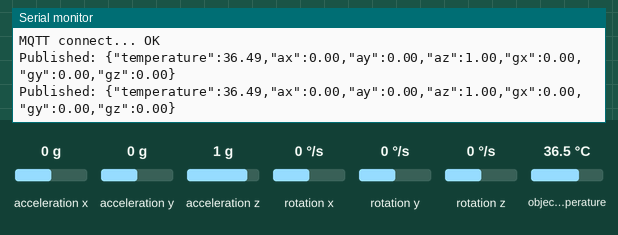
Recording of a sketch running on a simulated ESP32. On the bench: the last lines printed to the serial monitor. Inputs (shaded band) come from the test bench; at power-on: acceleration x 0 g, acceleration y 0 g, acceleration z 1 g, rotation x 0 °/s, rotation y 0 °/s, rotation z 0 °/s, object temperature 36.5 °C. WiFi joins after 1.5 s; servers stay silent unless stated; no MQTT or app messages arrive unless stated.

Above: at 5.0 s.
5.1 s: acceleration x set to -1.4 g
At 6.4 s:
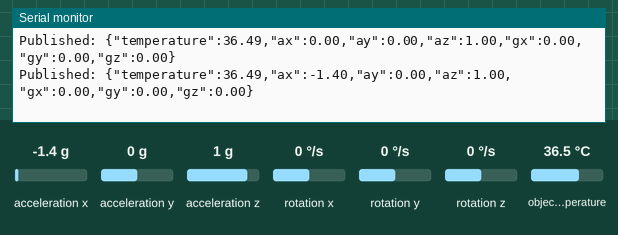
6.6 s: acceleration y set to -1.4 g
At 7.7 s:
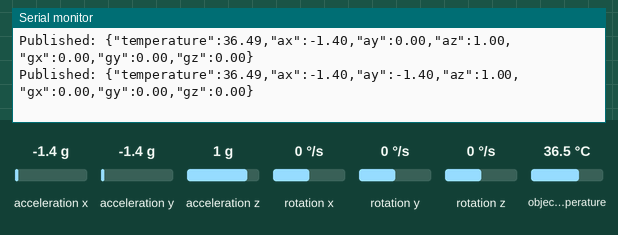
8.1 s: acceleration z set to -1.4 g
At 9.4 s:
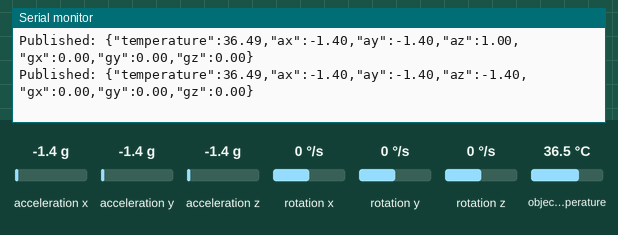
9.6 s: rotation x set to -192 °/s
At 10.3 s:
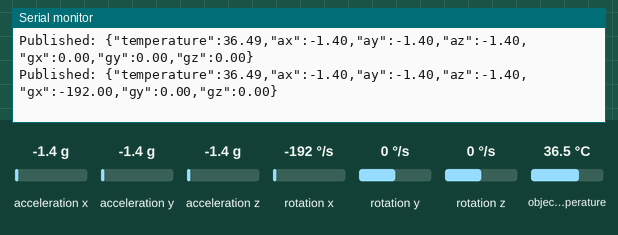
11.1 s: rotation y set to -192 °/s
At 12.7 s:
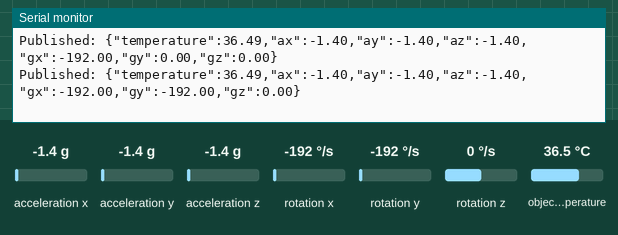

Measured:
- after the input at 5.1 s, the serial monitor: prints a new line after 0.76 s (image 1)
- after the input at 6.6 s, the serial monitor: prints a new line after 0.26 s (image 2)
- after the input at 8.1 s, the serial monitor: prints a new line after 0.76 s (image 3)
- after the input at 9.6 s, the serial monitor: prints a new line after 0.26 s (image 4)
- after the input at 11.1 s, the serial monitor: prints a new line after 0.76 s (image 5)

The sketch:

main.ino
```cpp
#include <WiFi.h>
#include <PubSubClient.h>
#include <Wire.h>
#include <MPU6050_light.h>
#include <Adafruit_MLX90614.h>

// ===============================
// WIFI
// ===============================
const char* ssid     = "jennjest";
const char* password = "13572468";

// ===============================
// MQTT
// ===============================
const char* mqtt_server = "broker.hivemq.com";
const int   mqtt_port   = 1883;
// client_id dibuat otomatis dari MAC address (// <<< FIX: hindari bentrok)
const char* mqtt_topic  = "cattleye/cow01/wearable";

WiFiClient   espClient;
PubSubClient mqttClient(espClient);

// ===============================
// SENSOR
// ===============================
MPU6050          mpu(Wire);
Adafruit_MLX90614 mlx = Adafruit_MLX90614();

// ===============================
// TIMING (non-blocking)
// ===============================
unsigned long lastPublish     = 0;
unsigned long lastMqttAttempt = 0;
unsigned long lastWifiCheck   = 0;
const unsigned long PUBLISH_INTERVAL = 1000;   // 1 detik
const unsigned long MQTT_RETRY_MS    = 2000;   // coba reconnect tiap 2 detik
const unsigned long WIFI_CHECK_MS    = 5000;   // cek WiFi tiap 5 detik

// ===============================
// WIFI SETUP
// ===============================
void setup_wifi()
{
    Serial.print("Connecting to WiFi");
    WiFi.mode(WIFI_STA);
    WiFi.setTxPower(WIFI_POWER_8_5dBm);
    WiFi.begin(ssid, password);

    // Jangan blokir selamanya — max 15 detik
    unsigned long start = millis();
    while (WiFi.status() != WL_CONNECTED && millis() - start < 15000) {
        delay(500);
        Serial.print(".");
    }

    if (WiFi.status() == WL_CONNECTED) {
        Serial.println();
        Serial.println("WiFi connected");
        Serial.print("ESP32 IP: ");
        Serial.println(WiFi.localIP());
    } else {
        Serial.println();
        Serial.println("WiFi GAGAL — akan dicoba lagi di loop()");
    }
}

// ===============================
// MQTT RECONNECT (non-blocking) // <<< FIX
// ===============================
void reconnect_mqtt_nonblocking()
{
    if (millis() - lastMqttAttempt < MQTT_RETRY_MS) return;
    lastMqttAttempt = millis();

    // Client ID unik berbasis MAC
    String clientId = "cattleye-" + WiFi.macAddress();
    clientId.replace(":", "");   // hilangkan titik dua

    Serial.print("MQTT connect... ");
    if (mqttClient.connect(clientId.c_str())) {
        Serial.println("OK");
    } else {
        Serial.print("gagal, rc=");
        Serial.println(mqttClient.state());
    }
}

// ===============================
// SETUP
// ===============================
void setup()
{
    Serial.begin(115200);
    delay(300);
    Serial.println("\n=== CATTLEYE Wearable Boot ===");

    // I2C dengan timeout // <<< FIX: biar tidak hang kalau bus nyangkut
    Wire.begin(8, 9);
    Wire.setTimeOut(50);   // ms

    // WiFi
    setup_wifi();

    // MQTT
    mqttClient.setServer(mqtt_server, mqtt_port);
    mqttClient.setKeepAlive(30);
    mqttClient.setSocketTimeout(10);

    // MPU6050
    byte mpuStatus = mpu.begin();
    Serial.print("MPU6050 status: ");
    Serial.println(mpuStatus);
    if (mpuStatus != 0) {
        Serial.println("MPU6050 initialization FAILED — cek kabel I2C");
    } else {
        delay(1000);
        Serial.println("Calibrating MPU6050 (jangan gerakkan sensor)...");
        mpu.calcOffsets();
        Serial.println("Calibration done");
    }

    // MLX90614
    if (!mlx.begin()) {
        Serial.println("MLX90614 initialization FAILED — cek kabel I2C / alamat");
    } else {
        Serial.println("MLX90614 OK");
    }
}

// ===============================
// LOOP
// ===============================
void loop()
{
    // --- 1. Pastikan WiFi hidup // <<< FIX
    if (millis() - lastWifiCheck > WIFI_CHECK_MS) {
        lastWifiCheck = millis();
        if (WiFi.status() != WL_CONNECTED) {
            Serial.println("WiFi drop — reconnect...");
            WiFi.disconnect();
            setup_wifi();
        }
    }

    // --- 2. Pastikan MQTT hidup (non-blocking) // <<< FIX
    if (WiFi.status() == WL_CONNECTED) {
        if (!mqttClient.connected()) {
            reconnect_mqtt_nonblocking();
        } else {
            mqttClient.loop();
        }
    }

    // --- 3. Update MPU (dibungkus timeout supaya tidak hang)
    mpu.update();

    // --- 4. Publish tiap 1 detik (tanpa delay blocking)
    if (millis() - lastPublish < PUBLISH_INTERVAL) return;
    lastPublish = millis();

    // Baca sensor
    float temperature = mlx.readObjectTempC();
    float ax = mpu.getAccX();
    float ay = mpu.getAccY();
    float az = mpu.getAccZ();
    float gx = mpu.getGyroX();
    float gy = mpu.getGyroY();
    float gz = mpu.getGyroZ();

    // Sanity check MLX (kadang NaN kalau I2C glitch)
    if (isnan(temperature)) {
        Serial.println("MLX90614 baca NaN — skip publish");
        return;
    }

    // Buat JSON
    char payload[300];
    snprintf(
        payload, sizeof(payload),
        "{\"temperature\":%.2f,"
        "\"ax\":%.2f,\"ay\":%.2f,\"az\":%.2f,"
        "\"gx\":%.2f,\"gy\":%.2f,\"gz\":%.2f}",
        temperature,
        ax, ay, az,
        gx, gy, gz
    );

    // Publish
    if (mqttClient.connected()) {
        bool ok = mqttClient.publish(mqtt_topic, payload);
        Serial.print(ok ? "Published: " : "Publish GAGAL: ");
        Serial.println(payload);
    } else {
        Serial.print("MQTT down, skip: ");
        Serial.println(payload);
    }
}
```
